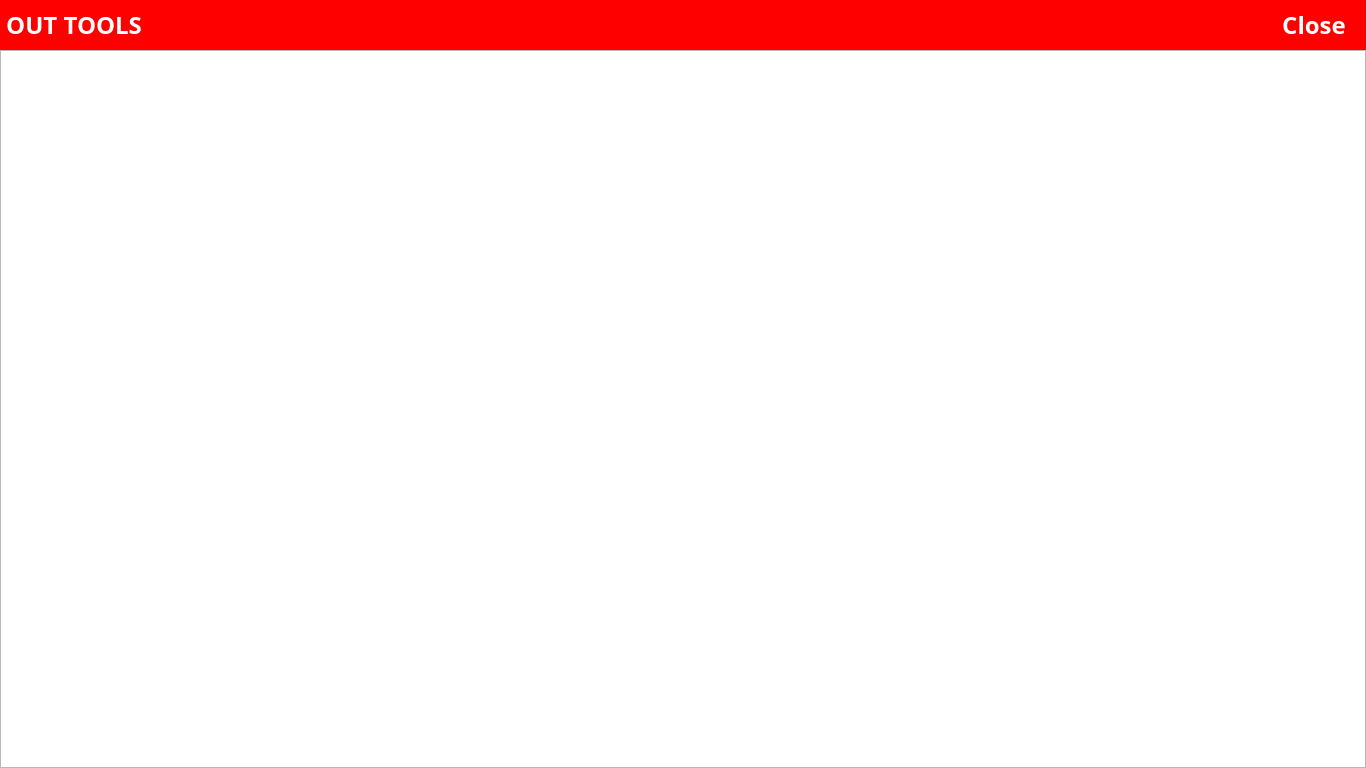
<?xml version="1.0" encoding="UTF-8"?>
<ui version="4.0">
 <class>toolOutForm</class>
 <widget class="QWidget" name="toolOutForm">
  <property name="geometry">
   <rect>
    <x>0</x>
    <y>0</y>
    <width>1366</width>
    <height>768</height>
   </rect>
  </property>
  <property name="windowTitle">
   <string>Form</string>
  </property>
  <layout class="QGridLayout" name="gridLayout">
   <property name="leftMargin">
    <number>0</number>
   </property>
   <property name="topMargin">
    <number>0</number>
   </property>
   <property name="rightMargin">
    <number>0</number>
   </property>
   <property name="bottomMargin">
    <number>0</number>
   </property>
   <property name="verticalSpacing">
    <number>0</number>
   </property>
   <item row="0" column="0">
    <widget class="QFrame" name="pnlHeader">
     <property name="sizePolicy">
      <sizepolicy hsizetype="Preferred" vsizetype="Fixed">
       <horstretch>0</horstretch>
       <verstretch>0</verstretch>
      </sizepolicy>
     </property>
     <property name="minimumSize">
      <size>
       <width>0</width>
       <height>50</height>
      </size>
     </property>
     <property name="maximumSize">
      <size>
       <width>16777215</width>
       <height>50</height>
      </size>
     </property>
     <property name="font">
      <font>
       <family>Century Gothic</family>
       <pointsize>18</pointsize>
       <weight>75</weight>
       <bold>true</bold>
      </font>
     </property>
     <property name="styleSheet">
      <string notr="true">background-color: rgb(255, 0, 0);</string>
     </property>
     <property name="frameShape">
      <enum>QFrame::NoFrame</enum>
     </property>
     <property name="frameShadow">
      <enum>QFrame::Plain</enum>
     </property>
     <layout class="QHBoxLayout" name="horizontalLayout">
      <property name="leftMargin">
       <number>0</number>
      </property>
      <property name="topMargin">
       <number>0</number>
      </property>
      <property name="rightMargin">
       <number>0</number>
      </property>
      <property name="bottomMargin">
       <number>0</number>
      </property>
      <item>
       <widget class="QLabel" name="lblTitle">
        <property name="font">
         <font>
          <family>Century Gothic</family>
          <pointsize>18</pointsize>
          <weight>75</weight>
          <bold>true</bold>
         </font>
        </property>
        <property name="styleSheet">
         <string notr="true">color: rgb(255, 255, 255);</string>
        </property>
        <property name="text">
         <string> OUT TOOLS</string>
        </property>
       </widget>
      </item>
      <item>
       <spacer name="horizontalSpacer">
        <property name="orientation">
         <enum>Qt::Horizontal</enum>
        </property>
        <property name="sizeHint" stdset="0">
         <size>
          <width>1115</width>
          <height>20</height>
         </size>
        </property>
       </spacer>
      </item>
      <item>
       <widget class="QPushButton" name="brnClose">
        <property name="sizePolicy">
         <sizepolicy hsizetype="Fixed" vsizetype="Fixed">
          <horstretch>0</horstretch>
          <verstretch>0</verstretch>
         </sizepolicy>
        </property>
        <property name="minimumSize">
         <size>
          <width>104</width>
          <height>39</height>
         </size>
        </property>
        <property name="maximumSize">
         <size>
          <width>104</width>
          <height>39</height>
         </size>
        </property>
        <property name="font">
         <font>
          <family>Century Gothic</family>
          <pointsize>18</pointsize>
          <weight>75</weight>
          <bold>true</bold>
         </font>
        </property>
        <property name="styleSheet">
         <string notr="true">color: rgb(255, 255, 255);
background-color: rgb(255, 0, 0);</string>
        </property>
        <property name="text">
         <string>Close</string>
        </property>
        <property name="flat">
         <bool>true</bool>
        </property>
       </widget>
      </item>
     </layout>
    </widget>
   </item>
   <item row="1" column="0">
    <widget class="QFrame" name="pnlGrid">
     <property name="frameShape">
      <enum>QFrame::StyledPanel</enum>
     </property>
     <property name="frameShadow">
      <enum>QFrame::Raised</enum>
     </property>
     <layout class="QGridLayout" name="gridLayout_2">
      <property name="leftMargin">
       <number>0</number>
      </property>
      <property name="topMargin">
       <number>0</number>
      </property>
      <property name="rightMargin">
       <number>0</number>
      </property>
      <property name="bottomMargin">
       <number>0</number>
      </property>
      <item row="0" column="0">
       <widget class="QTableView" name="tvToolOutList">
        <property name="font">
         <font>
          <family>Century Gothic</family>
          <pointsize>18</pointsize>
         </font>
        </property>
        <property name="frameShape">
         <enum>QFrame::NoFrame</enum>
        </property>
        <property name="frameShadow">
         <enum>QFrame::Plain</enum>
        </property>
        <property name="horizontalScrollBarPolicy">
         <enum>Qt::ScrollBarAlwaysOff</enum>
        </property>
        <property name="editTriggers">
         <set>QAbstractItemView::NoEditTriggers</set>
        </property>
        <property name="showDropIndicator" stdset="0">
         <bool>false</bool>
        </property>
        <property name="selectionMode">
         <enum>QAbstractItemView::SingleSelection</enum>
        </property>
        <property name="selectionBehavior">
         <enum>QAbstractItemView::SelectRows</enum>
        </property>
        <property name="wordWrap">
         <bool>false</bool>
        </property>
        <attribute name="horizontalHeaderStretchLastSection">
         <bool>true</bool>
        </attribute>
        <attribute name="verticalHeaderStretchLastSection">
         <bool>false</bool>
        </attribute>
       </widget>
      </item>
     </layout>
    </widget>
   </item>
  </layout>
 </widget>
 <resources/>
 <connections/>
</ui>
